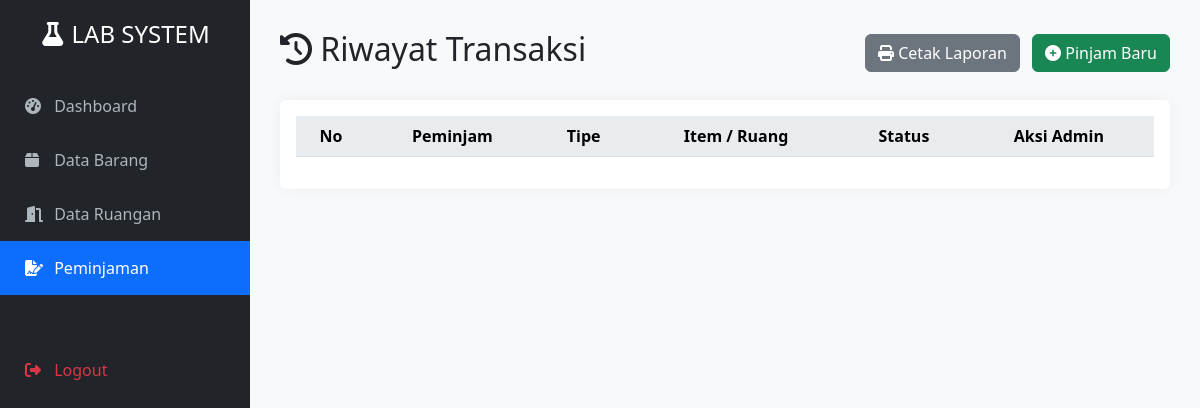
/views/dashboard.php?page=peminjaman (signed in), run on an earlier commit of the app's database.
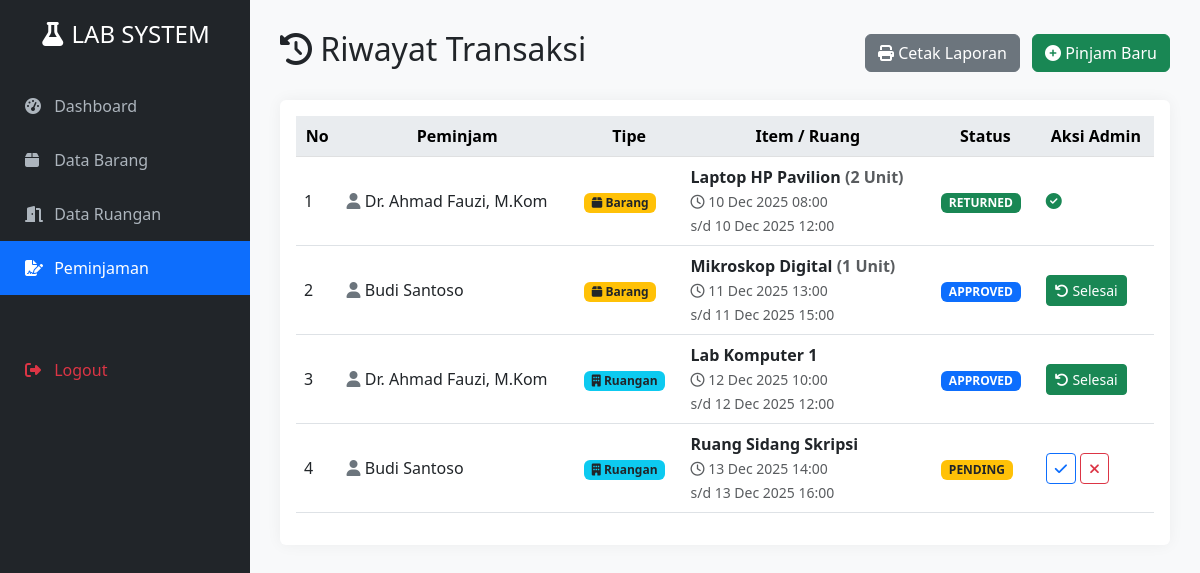
And on a later commit of the database.
### tables this page shows
CREATE TABLE IF NOT EXISTS `peminjaman` (
  `id` int(11) NOT NULL AUTO_INCREMENT,
  `user_id` int(11) NOT NULL COMMENT 'FK ke tabel users',
  `jenis_peminjaman` enum('barang','ruangan') NOT NULL,
  `barang_id` int(11) DEFAULT NULL COMMENT 'FK ke tabel barang (NULL jika ruangan)',
  `ruangan_id` int(11) DEFAULT NULL COMMENT 'FK ke tabel ruangan (NULL jika barang)',
  `jumlah` int(11) NOT NULL DEFAULT 1 COMMENT 'Jumlah unit barang (selalu 1 untuk ruangan)',
  `tgl_pinjam` datetime NOT NULL COMMENT 'Tanggal & waktu mulai',
  `tgl_kembali` datetime NOT NULL COMMENT 'Tanggal & waktu selesai',
  `keterangan` text DEFAULT NULL COMMENT 'Keperluan peminjaman',
  `status` enum('pending','approved','rejected','returned') NOT NULL DEFAULT 'pending',
  `created_at` timestamp NOT NULL DEFAULT CURRENT_TIMESTAMP,
  PRIMARY KEY (`id`),
  KEY `idx_user_id` (`user_id`),
  KEY `idx_barang_id` (`barang_id`),
  KEY `idx_ruangan_id` (`ruangan_id`),
  KEY `idx_status` (`status`)
);

CREATE TABLE IF NOT EXISTS `users` (
  `id` int(11) NOT NULL AUTO_INCREMENT,
  `username` varchar(50) NOT NULL,
  `password` varchar(255) NOT NULL COMMENT 'MD5 Hash',
  `nama_lengkap` varchar(100) NOT NULL,
  `role` enum('admin','user') NOT NULL DEFAULT 'user',
  `created_at` timestamp NOT NULL DEFAULT CURRENT_TIMESTAMP,
  PRIMARY KEY (`id`),
  UNIQUE KEY `username` (`username`)
);

CREATE TABLE IF NOT EXISTS `barang` (
  `id` int(11) NOT NULL AUTO_INCREMENT,
  `kode_barang` varchar(50) NOT NULL COMMENT 'Auto-generate: BRG-001',
  `nama_barang` varchar(100) NOT NULL,
  `deskripsi` text DEFAULT NULL,
  `stok` int(11) NOT NULL DEFAULT 0,
  `gambar` varchar(255) NOT NULL DEFAULT 'default.jpg' COMMENT 'Nama file di folder uploads/',
  `created_at` timestamp NOT NULL DEFAULT CURRENT_TIMESTAMP,
  PRIMARY KEY (`id`),
  UNIQUE KEY `kode_barang` (`kode_barang`)
);

CREATE TABLE IF NOT EXISTS `ruangan` (
  `id` int(11) NOT NULL AUTO_INCREMENT,
  `kode_ruangan` varchar(50) NOT NULL COMMENT 'Auto-generate: LAB-001',
  `nama_ruangan` varchar(100) NOT NULL,
  `lokasi` varchar(200) NOT NULL DEFAULT 'Tidak Ditentukan',
  `kapasitas` int(11) NOT NULL DEFAULT 0 COMMENT 'Jumlah orang',
  `fasilitas` text DEFAULT NULL COMMENT 'Deskripsi fasilitas ruangan',
  `gambar` varchar(255) NOT NULL DEFAULT 'default_ruang.jpg' COMMENT 'Nama file di folder uploads/',
  `status` enum('tersedia','tidak tersedia') NOT NULL DEFAULT 'tersedia',
  `created_at` timestamp NOT NULL DEFAULT CURRENT_TIMESTAMP,
  PRIMARY KEY (`id`),
  UNIQUE KEY `kode_ruangan` (`kode_ruangan`)
);

### classes/Peminjaman.php (called while the page is built, shortened)
<?php
class Peminjaman
{
    private $conn;
    private $table_name = "peminjaman";
    public function __construct($db)
    {
        $this->conn = $db;
    }
    public function tampilRiwayat()
    {
        $query = "SELECT p.*, u.nama_lengkap, b.nama_barang, r.nama_ruangan
                  FROM " . $this->table_name . " p
                  LEFT JOIN users u ON p.user_id = u.id
                  LEFT JOIN barang b ON p.barang_id = b.id
                  LEFT JOIN ruangan r ON p.ruangan_id = r.id
                  ORDER BY p.created_at DESC";
        return $this->conn->query($query);
    }
}

### views/dashboard.php (the view, shortened to what this page needs)
<?php
include_once '../classes/Peminjaman.php';
$database = new Database();
$db = $database->getConnection();
?>
<!DOCTYPE html>
<html lang="id">
<head>
    <link href="https://cdn.jsdelivr.net/npm/bootstrap@5.3.0/dist/css/bootstrap.min.css" rel="stylesheet">
    <link rel="stylesheet" href="https://cdnjs.cloudflare.com/ajax/libs/font-awesome/6.4.0/css/all.min.css">
</head>
<body>
    <div class="sidebar">
        <div class="sidebar-header">
            <h4><i class="fas fa-flask"></i> LAB SYSTEM</h4>
        </div>
        <?php $p = isset($_GET['page']) ? $_GET['page'] : 'home'; ?>
        <a href="dashboard.php?page=home" class="<?= $p == 'home' ? 'active' : '' ?>">
            <i class="fas fa-tachometer-alt"></i> Dashboard
        </a>
        <a href="dashboard.php?page=barang" class="<?= $p == 'barang' ? 'active' : '' ?>">
            <i class="fas fa-box"></i> Data Barang
        </a>
        <a href="dashboard.php?page=ruangan" class="<?= $p == 'ruangan' ? 'active' : '' ?>">
            <i class="fas fa-door-open"></i> Data Ruangan
        </a>
        <a href="dashboard.php?page=peminjaman" class="<?= $p == 'peminjaman' ? 'active' : '' ?>">
            <i class="fas fa-file-signature"></i> Peminjaman
        </a>
        <a href="../logout.php" class="mt-5 text-danger">
            <i class="fas fa-sign-out-alt"></i> Logout
        </a>
    </div>
    <div class="content">
        <?php
        $page = isset($_GET['page']) ? $_GET['page'] : 'home';
        switch ($page) {
        ?>
            <?php
            case 'peminjaman':
                $pinjamObj = new Peminjaman($db);
                $riwayat = $pinjamObj->tampilRiwayat();
            ?>
                <div class="d-flex justify-content-between align-items-center mb-4">
                    <h2><i class="fas fa-history"></i> Riwayat Transaksi</h2>
                    <div>
                        <a href="cetak_laporan.php" target="_blank" class="btn btn-secondary me-2">
                            <i class="fas fa-print"></i> Cetak Laporan
                        </a>
                        <a href="tambah_peminjaman.php" class="btn btn-success">
                            <i class="fas fa-plus-circle"></i> Pinjam Baru
                        </a>
                    </div>
                </div>
                <div class="card p-3">
                    <table class="table table-hover align-middle">
                        <thead class="table-light">
                            <tr>
                                <th>No</th>
                                <th>Peminjam</th>
                                <th>Tipe</th>
                                <th>Item / Ruang</th>
                                <th>Status</th>
                                <th>Aksi Admin</th>
                            </tr>
                        </thead>
                        <tbody>
                            <?php $no = 1;
                            while ($row = $riwayat->fetch_assoc()): ?>
                                <tr>
                                    <td><?= $no++ ?></td>
                                    <td><i class="fas fa-user text-secondary"></i> <?= $row['nama_lengkap'] ?></td>
                                    <td>
                                        <?php if ($row['jenis_peminjaman'] == 'barang'): ?>
                                            <span class="badge bg-warning text-dark"><i class="fas fa-box"></i> Barang</span>
                                        <?php else: ?>
                                            <span class="badge bg-info text-dark"><i class="fas fa-building"></i> Ruangan</span>
                                        <?php endif; ?>
                                    </td>
                                    <td>
                                        <strong>
                                            <?php
                                            if ($row['jenis_peminjaman'] == 'barang') {
                                                echo $row['nama_barang'] . " <span class='text-muted'>(" . $row['jumlah'] . " Unit)</span>";
                                            } else {
                                                echo $row['nama_ruangan'];
                                            }
                                            ?>
                                        </strong>
                                        <br>
                                        <small class="text-muted">
                                            <i class="far fa-clock"></i> <?= date('d M Y H:i', strtotime($row['tgl_pinjam'])) ?> <br>
                                            s/d <?= date('d M Y H:i', strtotime($row['tgl_kembali'])) ?>
                                        </small>
                                    </td>
                                    <td>
                                        <?php
                                        $s = $row['status'];
                                        $badge = 'bg-secondary';
                                        if ($s == 'pending') $badge = 'bg-warning text-dark';
                                        if ($s == 'approved') $badge = 'bg-primary';
                                        if ($s == 'returned') $badge = 'bg-success';
                                        ?>
                                        <span class="badge <?= $badge ?>"><?= strtoupper($s) ?></span>
                                    </td>
                                    <td>
                                        <?php if ($s == 'pending'): ?>
                                            <a href="proses_aksi.php?id=<?= $row['id'] ?>&aksi=approved" class="btn btn-sm btn-outline-primary" onclick="return confirm('Approve?')">
                                                <i class="fas fa-check"></i>
                                            </a>
                                            <a href="proses_aksi.php?id=<?= $row['id'] ?>&aksi=rejected" class="btn btn-sm btn-outline-danger" onclick="return confirm('Tolak?')">
                                                <i class="fas fa-times"></i>
                                            </a>
                                        <?php elseif ($s == 'approved'): ?>
                                            <a href="proses_aksi.php?id=<?= $row['id'] ?>&aksi=returned" class="btn btn-sm btn-success" onclick="return confirm('Barang kembali?')">
                                                <i class="fas fa-undo"></i> Selesai
                                            </a>
                                        <?php else: ?>
                                            <i class="fas fa-check-circle text-success"></i>
                                        <?php endif; ?>
                                    </td>
                                </tr>
                            <?php endwhile; ?>
                        </tbody>
                    </table>
                </div>
        <?php
                break;
        }
        ?>
    </div>
</body>
</html>

### views/dashboard.php (style rules this page uses)
body { font-family: 'Segoe UI', sans-serif; background-color: #f8f9fa; }
.sidebar { height: 100vh; width: 250px; position: fixed; top: 0; left: 0; background: #212529; padding-top: 20px; color: white; }
.sidebar-header { text-align: center; margin-bottom: 30px; }
.sidebar a { padding: 15px 25px; text-decoration: none; font-size: 16px; color: #adb5bd; display: block; transition: 0.3s; }
.sidebar a:hover, .sidebar a.active { color: #fff; background-color: #0d6efd; }
.sidebar i { width: 25px; }
.content { margin-left: 250px; padding: 30px; }
.card { border: none; box-shadow: 0 0 15px rgba(0, 0, 0, 0.05); margin-bottom: 20px; }
.table th { background-color: #e9ecef; color: black; text-align: center; }

What changed in the data, as far as the page shows it:
added peminjaman: user.nama_lengkap "Dr. Ahmad Fauzi, M.Kom", jenis_peminjaman "barang" (drawn), barang.nama_barang "Laptop HP Pavilion", jumlah "2", tgl_pinjam "10 Dec 2025 08:00", tgl_kembali "10 Dec 2025 12:00", status "RETURNED"
added peminjaman: user.nama_lengkap "Budi Santoso", jenis_peminjaman "barang" (drawn), barang.nama_barang "Mikroskop Digital", jumlah "1", tgl_pinjam "11 Dec 2025 13:00", tgl_kembali "11 Dec 2025 15:00", status "APPROVED"
added peminjaman: user.nama_lengkap "Dr. Ahmad Fauzi, M.Kom", jenis_peminjaman "ruangan" (drawn), ruangan.nama_ruangan "Lab Komputer 1", tgl_pinjam "12 Dec 2025 10:00", tgl_kembali "12 Dec 2025 12:00", status "APPROVED"
added peminjaman: user.nama_lengkap "Budi Santoso", jenis_peminjaman "ruangan" (drawn), ruangan.nama_ruangan "Ruang Sidang Skripsi", tgl_pinjam "13 Dec 2025 14:00", tgl_kembali "13 Dec 2025 16:00", status "PENDING"
